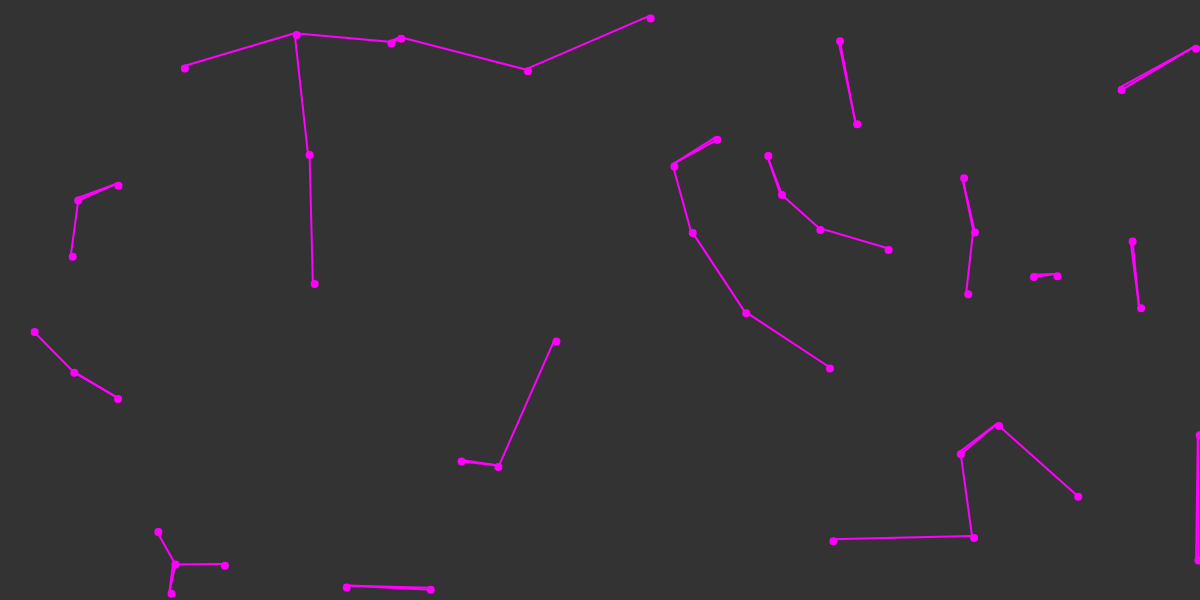
Frame 1 (no input)
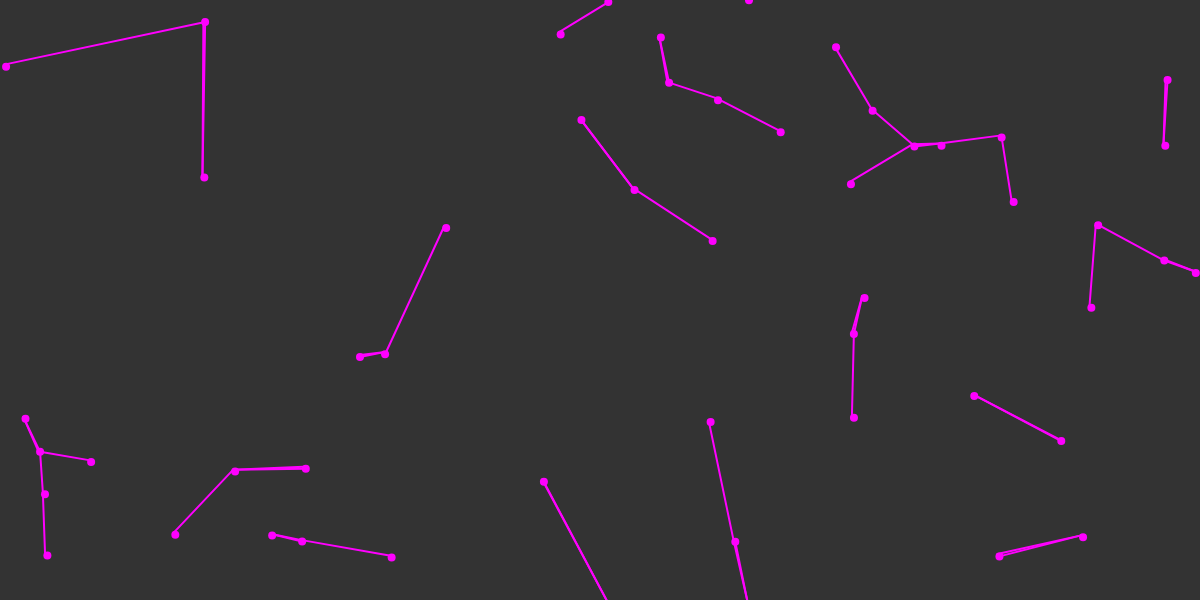
Frame 60 (no input)
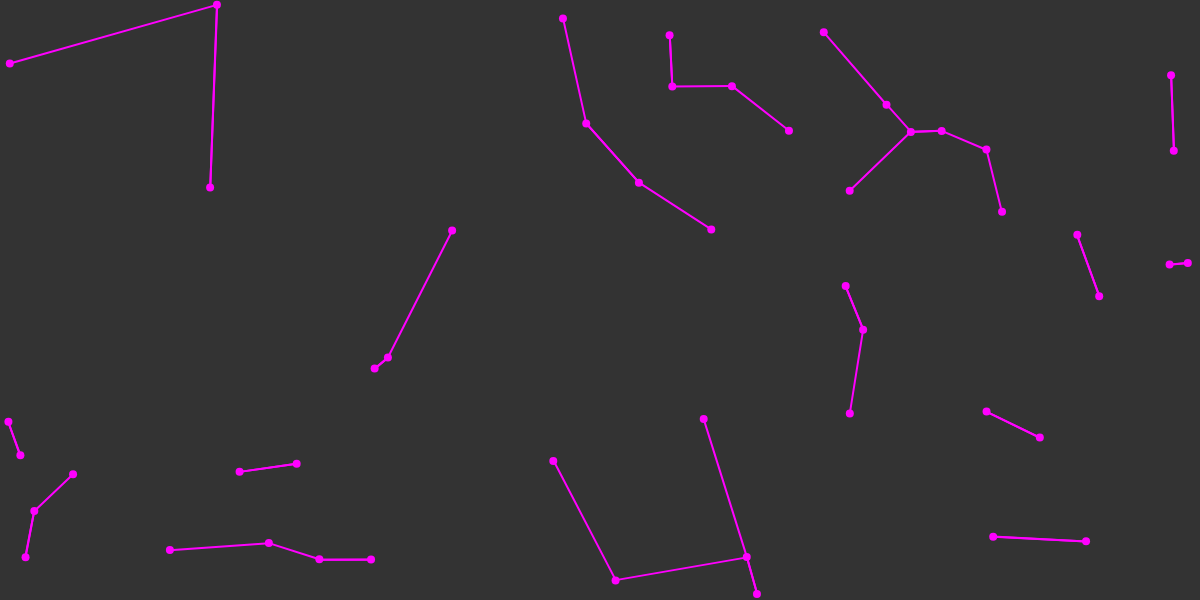
Frame 120 (the mouse pressed at the canvas centre since frame 60)

The p5.js sketch that drew these frames (run headless with seeded random() and noise() and a simulated clock; from frame 60 on, the mouse is pressed at the canvas centre):

// p5.js sketch
// ── sketch.js
var walkers = [];


function setup() {
  createCanvas(1200,600);
  stroke(255,0,255);

  for (var i = 0; i < 50; i++) {
    walkers.push(new Walker(random(width),random(height)));
  }
}


function draw() {
  //frameRate(1);
  background(51);
  for (var i = 0; i < walkers.length; i++) {
    walkers[i].show();
    walkers[i].move();
    walkers[i].connect();
  }
}


function findClosest(distances) {
  for (var i = 0; i < distances.length; i++) {
    for (var j = 0; j < distances.length; j++) {
      if (distances[i].distance < distances[j].distance && i != j) {
        var temp = distances[i];
        distances[i] = distances[j];
        distances[j] = temp;
      }
    }
  }
  console.log(distances);
  return distances;
}

// ── walker.js
function Walker(x,y) {
  this.x = x;
  this.y = y;
  this.xspeed = random(-1,1);
  this.yspeed = random(-1,1);

  this.show = function() {
    strokeWeight(8);
    point(this.x,this.y);
  }

  this.move = function() {
    this.x += this.xspeed/3 + 4*(mouseX - width/2)/width;
    this.y += this.yspeed/3 + 4*(mouseY - height/2)/height;
    if (this.x < 0) this.x = width;
    if (this.x > width) this.x = 0;
    if (this.y < 0) this.y = height;
    if (this.y > height) this.y = 0;
  }

  this.connect = function() {
    this.distances = [];
    for (var i = 0; i < walkers.length; i++) {
      if (walkers[i] != this) {
        this.distances.push({
          distance:dist(this.x,this.y,walkers[i].x,walkers[i].y),
          walker:walkers[i]
        });
      }
    }
    this.distances = findClosest(this.distances);
    strokeWeight(2);
    line(this.distances[0].walker.x,this.distances[0].walker.y,this.x,this.y);
    //line(this.distances[1].walker.x,this.distances[1].walker.y,this.x,this.y);
  }
}
